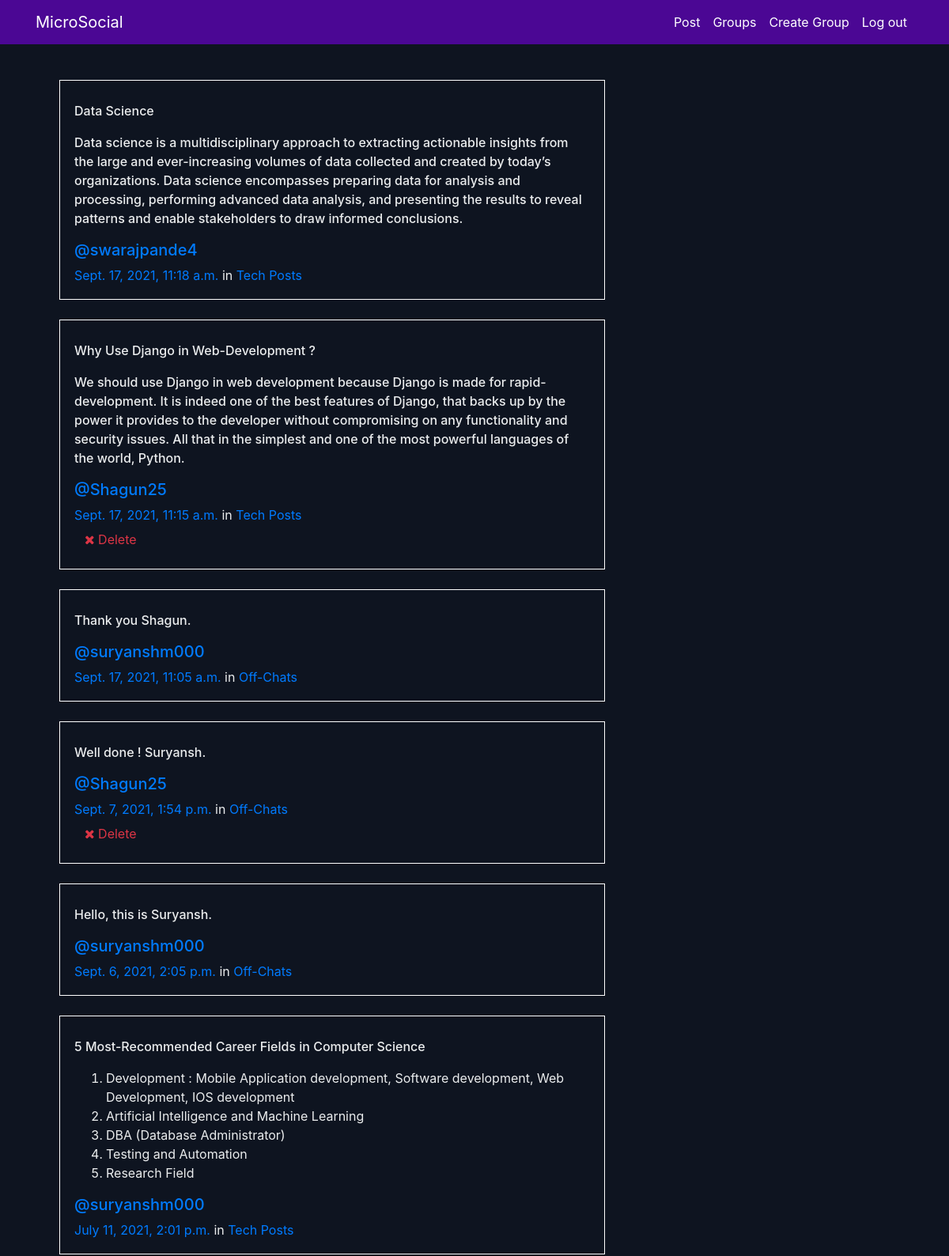
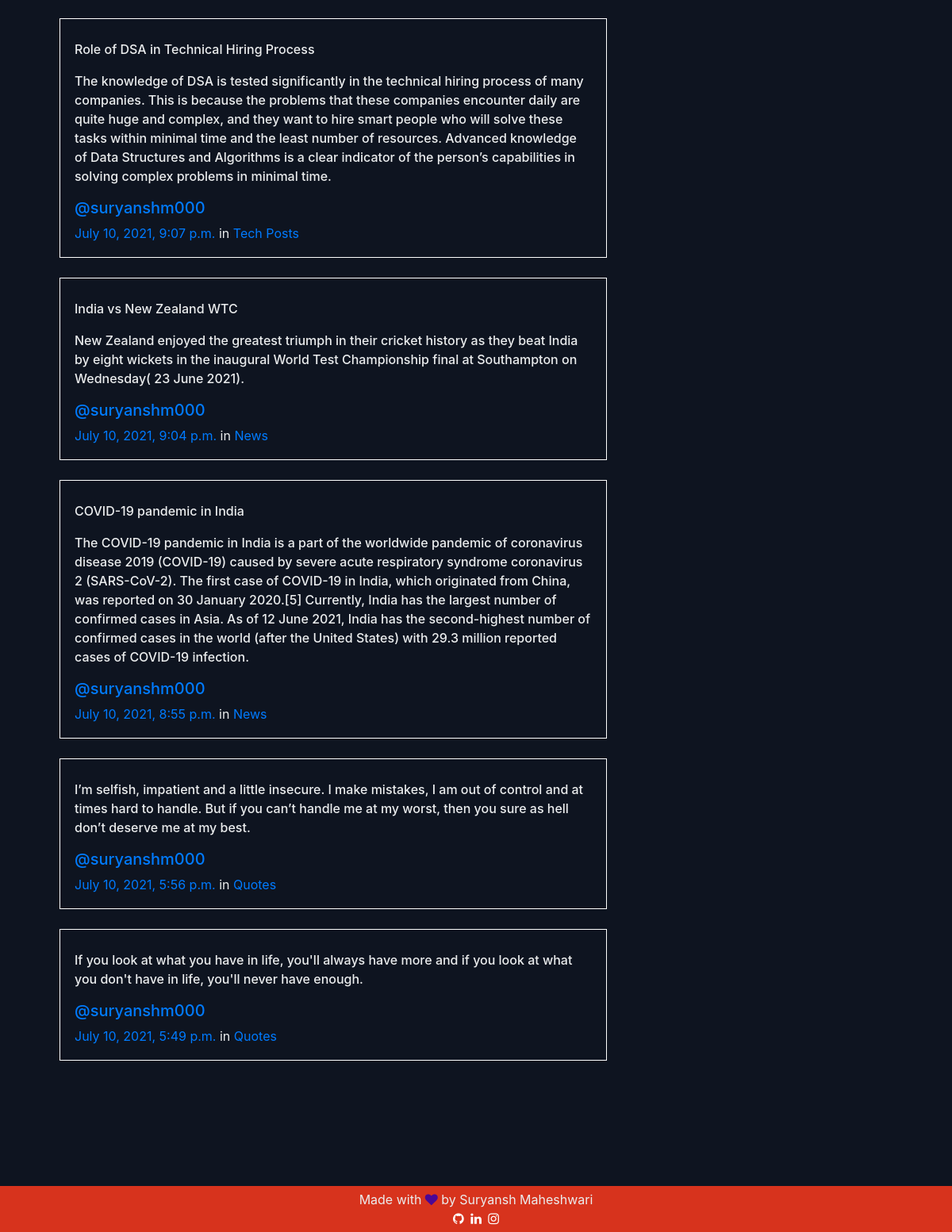
Screenshot of /posts/ (signed in) with the database file from the repository (2 pictures, top to bottom).
### posts/models.py (models this page shows, shortened)
class Post(models.Model):
    user = models.ForeignKey(User, related_name="posts",on_delete=models.CASCADE)
    created_at = models.DateTimeField(auto_now=True)
    message = models.TextField()
    message_html = models.TextField(editable=False)
    group = models.ForeignKey(Group, related_name="posts",null=True, blank=True,on_delete=models.CASCADE)
    class Meta:
        ordering = ["-created_at"]
        unique_together = ["user", "message"]

### groups/models.py (models this page shows, shortened)
class Group(models.Model):
    name = models.CharField(max_length=255, unique=True)
    slug = models.SlugField(allow_unicode=True, unique=True)
    description = models.TextField(blank=True, default='')
    description_html = models.TextField(editable=False, default='', blank=True)
    members = models.ManyToManyField(User,through="GroupMember")
    class Meta:
        ordering = ["name"]

### posts/views.py (the view)
# urls.py: path('', views.PostList.as_view(), name="all"),
class PostList(SelectRelatedMixin, generic.ListView):
    model = models.Post
    select_related = ("user", "group")

### posts/templates/posts/post_list.html (shortened to what this page needs)
{% extends "posts/post_base.html" %}
{% load humanize %}
{% block post_content %}
<div class="col-md-8">
	{% for post in post_list %}
  {% include "posts/_post.html" %}
	{% endfor %}
</div>
{% endblock %}

### posts/templates/posts/_post.html (shortened to what this page needs)
<div class="media">
	<div class="media-body">
		<p>{{ post.message_html|safe }}</p>
		<h5 ><a href="{% url 'posts:for_user' username=post.user.username %}">@{{ post.user.username }}</a></h5>
		<time class="time"><a href="{% url 'posts:single' username=post.user.username pk=post.pk %}">{{ post.created_at }}</a></time>
		{% if post.group %}
		<span class="group-name">in <a href="{% url 'groups:single' slug=post.group.slug %}">{{ post.group.name }}</a></span>
		{% endif %}
		<div class="media-footer">
			{% if user.is_authenticated and post.user == user and not hide_delete %}
				<a href="{% url 'posts:delete' pk=post.pk %}" title="delete" class="btn btn-simple">
					<span class="fa fa-remove text-danger" aria-hidden="true"></span>
					<span class="text-danger icon-label">Delete</span>
				</a>
			{% endif %}
		</div>
	</div>
</div>

### static/microsocial/css/master.css (style rules this page uses)
body { margin: 0px; background-color: #0e1420; color:#ebedee; }
.media { margin-top: 25px; border: 0.2px solid white; padding: 18px; padding-top: 10px; }
.media div p { font-weight: 500; }

### rows the page displays
Post: message_html "Data Science Data science is a multidisciplinary approach to extracting actionable insights from the large and ever-increasing volumes of data collected and created by today’s organizations. Data science encompasses preparing data for analysis and processing, performing advanced data analysis, and presenting the results to reveal patterns and enable stakeholders to draw informed conclusions.", user.username "swarajpande4", created_at "Sept. 17, 2021, 11:18 a.m.", group.name "Tech Posts"
Post: message_html "Why Use Django in Web-Development ? We should use Django in web development because Django is made for rapid-development. It is indeed one of the best features of Django, that backs up by the power it provides to the developer without compromising on any functionality and security issues. All that in the simplest and one of the most powerful languages of the world, Python.", user.username "Shagun25", created_at "Sept. 17, 2021, 11:15 a.m.", group.name "Tech Posts", shows "Delete"
Post: message_html "Thank you Shagun.", user.username "suryanshm000", created_at "Sept. 17, 2021, 11:05 a.m.", group.name "Off-Chats"
Post: message_html "Well done ! Suryansh.", user.username "Shagun25", created_at "Sept. 7, 2021, 1:54 p.m.", group.name "Off-Chats", shows "Delete"
Post: message_html "Hello, this is Suryansh.", user.username "suryanshm000", created_at "Sept. 6, 2021, 2:05 p.m.", group.name "Off-Chats"
Post: message_html "5 Most-Recommended Career Fields in Computer Science Development : Mobile Application development, Software development, Web Development, IOS development Artificial Intelligence and Machine Learning DBA (Database Administrator) Testing and Automation Research Field", user.username "suryanshm000", created_at "July 11, 2021, 2:01 p.m.", group.name "Tech Posts"
Post: message_html "Role of DSA in Technical Hiring Process The knowledge of DSA is tested significantly in the technical hiring process of many companies. This is because the problems that these companies encounter daily are quite huge and complex, and they want to hire smart people who will solve these tasks within minimal time and the least number of resources. Advanced knowledge of Data Structures and Algorithms is a clear indicator of the person’s capabilities in solving complex problems in minimal time.", user.username "suryanshm000", created_at "July 10, 2021, 9:07 p.m.", group.name "Tech Posts"
Post: message_html "India vs New Zealand WTC New Zealand enjoyed the greatest triumph in their cricket history as they beat India by eight wickets in the inaugural World Test Championship final at Southampton on Wednesday( 23 June 2021).", user.username "suryanshm000", created_at "July 10, 2021, 9:04 p.m.", group.name "News"
Post: message_html "COVID-19 pandemic in India The COVID-19 pandemic in India is a part of the worldwide pandemic of coronavirus disease 2019 (COVID-19) caused by severe acute respiratory syndrome coronavirus 2 (SARS-CoV-2). The first case of COVID-19 in India, which originated from China, was reported on 30 January 2020.[5] Currently, India has the largest number of confirmed cases in Asia. As of 12 June 2021, India has the second-highest number of confirmed cases in the world (after the United States) with 29.3 million reported cases of COVID-19 infection.", user.username "suryanshm000", created_at "July 10, 2021, 8:55 p.m.", group.name "News"
Post: message_html "I’m selfish, impatient and a little insecure. I make mistakes, I am out of control and at times hard to handle. But if you can’t handle me at my worst, then you sure as hell don’t deserve me at my best.", user.username "suryanshm000", created_at "July 10, 2021, 5:56 p.m.", group.name "Quotes"
Post: message_html "If you look at what you have in life, you'll always have more and if you look at what you don't have in life, you'll never have enough.", user.username "suryanshm000", created_at "July 10, 2021, 5:49 p.m.", group.name "Quotes"
